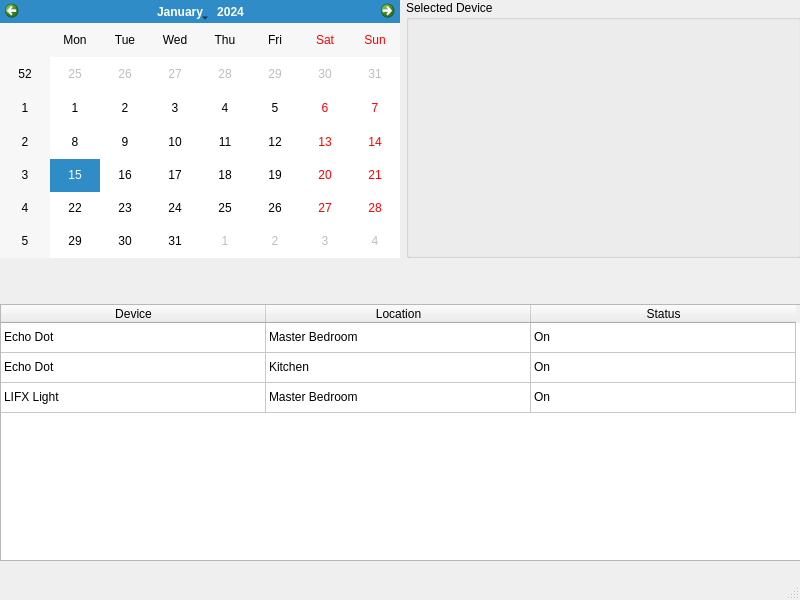
<?xml version="1.0" encoding="UTF-8"?>
<ui version="4.0">
 <class>MainWindow</class>
 <widget class="QMainWindow" name="MainWindow">
  <property name="geometry">
   <rect>
    <x>0</x>
    <y>0</y>
    <width>800</width>
    <height>600</height>
   </rect>
  </property>
  <property name="windowTitle">
   <string>MainWindow</string>
  </property>
  <widget class="QWidget" name="centralwidget">
   <widget class="QWidget" name="gridLayoutWidget">
    <property name="geometry">
     <rect>
      <x>0</x>
      <y>0</y>
      <width>801</width>
      <height>561</height>
     </rect>
    </property>
    <layout class="QGridLayout" name="gridLayout">
     <item row="0" column="1">
      <widget class="QGroupBox" name="groupBox">
       <property name="title">
        <string>Selected Device</string>
       </property>
      </widget>
     </item>
     <item row="0" column="0">
      <widget class="QCalendarWidget" name="calendarWidget">
       <property name="maximumSize">
        <size>
         <width>400</width>
         <height>500</height>
        </size>
       </property>
      </widget>
     </item>
     <item row="1" column="0">
      <spacer name="verticalSpacer">
       <property name="orientation">
        <enum>Qt::Vertical</enum>
       </property>
       <property name="sizeType">
        <enum>QSizePolicy::Preferred</enum>
       </property>
       <property name="sizeHint" stdset="0">
        <size>
         <width>20</width>
         <height>40</height>
        </size>
       </property>
      </spacer>
     </item>
     <item row="2" column="0" colspan="2">
      <widget class="QTableWidget" name="tableWidget">
       <property name="sortingEnabled">
        <bool>true</bool>
       </property>
       <attribute name="horizontalHeaderVisible">
        <bool>true</bool>
       </attribute>
       <attribute name="horizontalHeaderCascadingSectionResizes">
        <bool>false</bool>
       </attribute>
       <attribute name="horizontalHeaderMinimumSectionSize">
        <number>65</number>
       </attribute>
       <attribute name="horizontalHeaderDefaultSectionSize">
        <number>265</number>
       </attribute>
       <attribute name="horizontalHeaderHighlightSections">
        <bool>true</bool>
       </attribute>
       <attribute name="horizontalHeaderShowSortIndicator" stdset="0">
        <bool>true</bool>
       </attribute>
       <attribute name="verticalHeaderVisible">
        <bool>false</bool>
       </attribute>
       <row>
        <property name="text">
         <string>0</string>
        </property>
       </row>
       <row>
        <property name="text">
         <string>1</string>
        </property>
       </row>
       <row>
        <property name="text">
         <string>2</string>
        </property>
       </row>
       <column>
        <property name="text">
         <string>Device</string>
        </property>
       </column>
       <column>
        <property name="text">
         <string>Location</string>
        </property>
       </column>
       <column>
        <property name="text">
         <string>Status</string>
        </property>
       </column>
       <item row="0" column="0">
        <property name="text">
         <string>Echo Dot</string>
        </property>
       </item>
       <item row="0" column="1">
        <property name="text">
         <string>Master Bedroom</string>
        </property>
       </item>
       <item row="0" column="2">
        <property name="text">
         <string>On</string>
        </property>
       </item>
       <item row="1" column="0">
        <property name="text">
         <string>Echo Dot</string>
        </property>
       </item>
       <item row="1" column="1">
        <property name="text">
         <string>Kitchen</string>
        </property>
       </item>
       <item row="1" column="2">
        <property name="text">
         <string>On</string>
        </property>
       </item>
       <item row="2" column="0">
        <property name="text">
         <string>LIFX Light</string>
        </property>
       </item>
       <item row="2" column="1">
        <property name="text">
         <string>Master Bedroom</string>
        </property>
       </item>
       <item row="2" column="2">
        <property name="text">
         <string>On</string>
        </property>
       </item>
      </widget>
     </item>
    </layout>
   </widget>
  </widget>
  <widget class="QMenuBar" name="menubar">
   <property name="geometry">
    <rect>
     <x>0</x>
     <y>0</y>
     <width>800</width>
     <height>21</height>
    </rect>
   </property>
  </widget>
  <widget class="QStatusBar" name="statusbar"/>
 </widget>
 <resources/>
 <connections/>
</ui>
